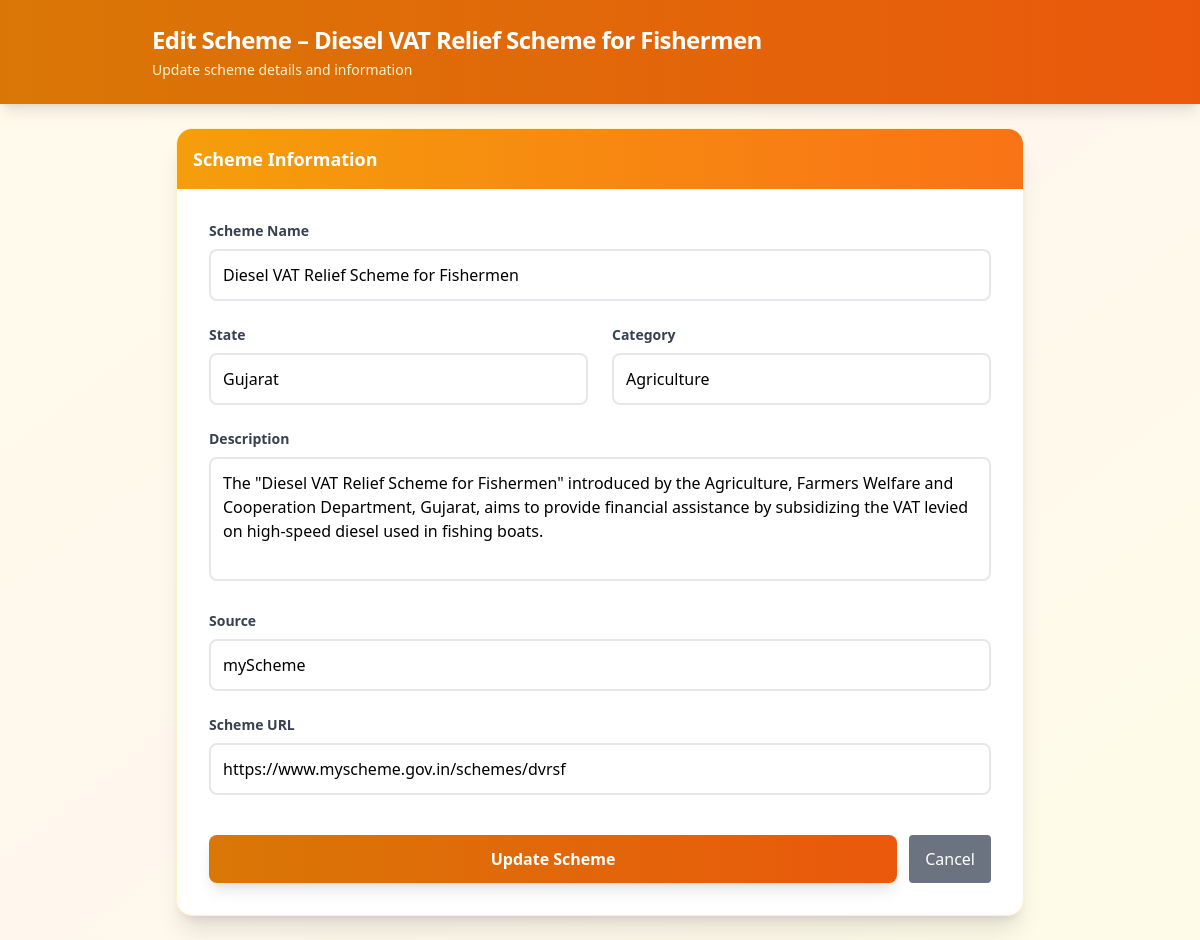
/admin/schemes/edit/28 (signed in), run on the app's committed database.
### models.py (models this page shows)
class Scheme(db.Model):
    __tablename__ = "scheme"
    id = db.Column(db.Integer, primary_key=True)
    scheme_id = db.Column(db.String(50), unique=True, nullable=False)
    name = db.Column(db.String(255), nullable=False)
    scheme_url = db.Column(db.String(500), nullable=False)
    state = db.Column(db.String(100), nullable=True)        # Nagaland
    coverage_type = db.Column(db.String(50), nullable=True) # State / Central
    category = db.Column(db.String(100), nullable=True)     # Agriculture
    tags = db.Column(db.Text, nullable=True)
    scheme_type = db.Column(db.String(100), nullable=True)
    beneficiary_type = db.Column(db.String(100), nullable=True)
    description = db.Column(db.Text, nullable=True)
    ministry = db.Column(db.String(255), nullable=True)
    launch_year = db.Column(db.Integer, nullable=True)
    objective = db.Column(db.Text, nullable=True)
    benefit = db.Column(db.Text, nullable=True)
    eligibility = db.Column(db.Text, nullable=True)
    source = db.Column(db.String(100), default="myScheme")
    content_hash = db.Column(db.String(64), nullable=True)
    last_scraped = db.Column(db.DateTime, nullable=True)
    scrape_status = db.Column(db.String(50), default="pending")
    created_at = db.Column(db.DateTime, default=datetime.utcnow)
    updated_at = db.Column(
        db.DateTime,
        default=datetime.utcnow,
        onupdate=datetime.utcnow
    )

### admin/routes.py (the view, shortened to what this page needs)
@admin_bp.route("/schemes/edit/<int:id>", methods=["GET", "POST"])
@admin_required
def admin_edit_scheme(id):
    scheme = Scheme.query.get_or_404(id)
    return render_template("admin/schemes_edit.html", scheme=scheme)

### admin/routes.py (called while the page is built)
def admin_required(f):
    @wraps(f)
    def wrapper(*args, **kwargs):
        if not session.get("admin_logged_in"):
            return redirect(url_for("admin.admin_login"))
        return f(*args, **kwargs)
    return wrapper

### admin/templates/admin/schemes_edit.html (shortened to what this page needs)
<!DOCTYPE html>
<html lang="en">
<head>
    <script src="https://cdn.tailwindcss.com"></script>
</head>
<body class="bg-gradient-to-br from-amber-50 via-orange-50 to-yellow-50 min-h-screen">
<header class="bg-gradient-to-r from-amber-600 to-orange-600 text-white p-6 shadow-lg">
    <div class="max-w-4xl mx-auto">
        <h1 class="text-2xl font-bold tracking-tight">
            Edit Scheme – {{ scheme.name }}
        </h1>
        <p class="text-amber-100 text-sm mt-1">Update scheme details and information</p>
    </div>
</header>
<div class="p-6 max-w-4xl mx-auto">
    <div class="bg-white shadow-xl rounded-2xl overflow-hidden border border-amber-100">
        <div class="bg-gradient-to-r from-amber-500 to-orange-500 p-4">
            <h2 class="text-white font-semibold text-lg">Scheme Information</h2>
        </div>
        <form method="POST" class="p-8 space-y-6">
            <div class="space-y-2">
                <label class="block text-sm font-semibold text-gray-700">Scheme Name</label>
                <input name="name" value="{{ scheme.name }}" class="w-full border-2 border-gray-200 p-3 rounded-lg focus:border-amber-500 focus:ring-2 focus:ring-amber-200 transition-all outline-none">
            </div>
            <div class="grid grid-cols-1 md:grid-cols-2 gap-6">
                <div class="space-y-2">
                    <label class="block text-sm font-semibold text-gray-700">State</label>
                    <input name="state" value="{{ scheme.state or '' }}" class="w-full border-2 border-gray-200 p-3 rounded-lg focus:border-amber-500 focus:ring-2 focus:ring-amber-200 transition-all outline-none">
                </div>
                <div class="space-y-2">
                    <label class="block text-sm font-semibold text-gray-700">Category</label>
                    <input name="category" value="{{ scheme.category or '' }}" class="w-full border-2 border-gray-200 p-3 rounded-lg focus:border-amber-500 focus:ring-2 focus:ring-amber-200 transition-all outline-none">
                </div>
            </div>
            <div class="space-y-2">
                <label class="block text-sm font-semibold text-gray-700">Description</label>
                <textarea name="description" rows="4" class="w-full border-2 border-gray-200 p-3 rounded-lg focus:border-amber-500 focus:ring-2 focus:ring-amber-200 transition-all outline-none resize-none">{{ scheme.description or '' }}</textarea>
            </div>
            <div class="space-y-2">
                <label class="block text-sm font-semibold text-gray-700">Source</label>
                <input name="source" value="{{ scheme.source }}" class="w-full border-2 border-gray-200 p-3 rounded-lg focus:border-amber-500 focus:ring-2 focus:ring-amber-200 transition-all outline-none">
            </div>
            <div class="space-y-2">
                <label class="block text-sm font-semibold text-gray-700">Scheme URL</label>
                <input name="scheme_url" value="{{ scheme.scheme_url }}" class="w-full border-2 border-gray-200 p-3 rounded-lg focus:border-amber-500 focus:ring-2 focus:ring-amber-200 transition-all outline-none">
            </div>
            <div class="pt-4 flex gap-3">
                <button type="submit" class="flex-1 bg-gradient-to-r from-amber-600 to-orange-600 hover:from-amber-700 hover:to-orange-700 text-white font-semibold px-6 py-3 rounded-lg shadow-lg hover:shadow-xl transition-all duration-200 transform hover:-translate-y-0.5">
                    Update Scheme
                </button>
                <button
  type="button"
  onclick="window.location.href='/admin/schemes'"
  class="px-4 py-2 bg-gray-500 text-white rounded hover:bg-gray-600">
  Cancel
</button>
            </div>
        </form>
    </div>
</div>
</body>
</html>

### data on the page
Scheme: name "Diesel VAT Relief Scheme for Fishermen", state "Gujarat", category "Agriculture", description "The \"Diesel VAT Relief Scheme for Fishermen\" introduced by the Agriculture, Farmers Welfare and Cooperation Department, Gujarat, aims to provide financial assistance by subsidizing the VAT levied on high-speed diesel used in fishing boats.", source "myScheme", scheme_url "https://www.myscheme.gov.in/schemes/dvrsf"
